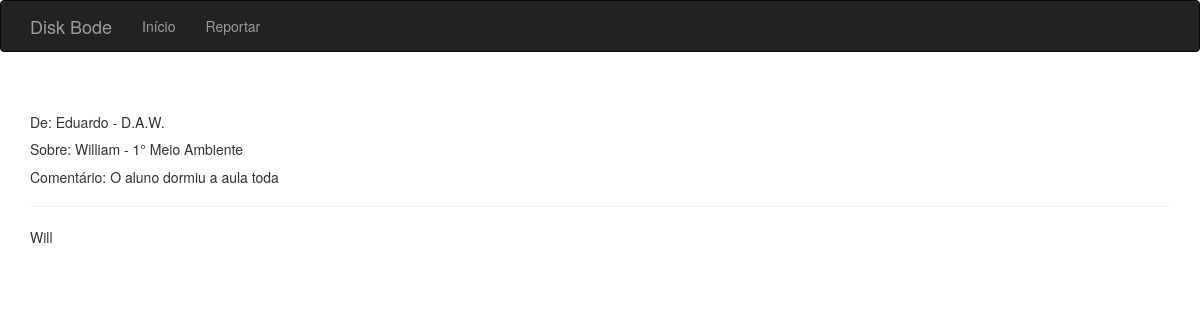
Page /listar on the earlier database version.
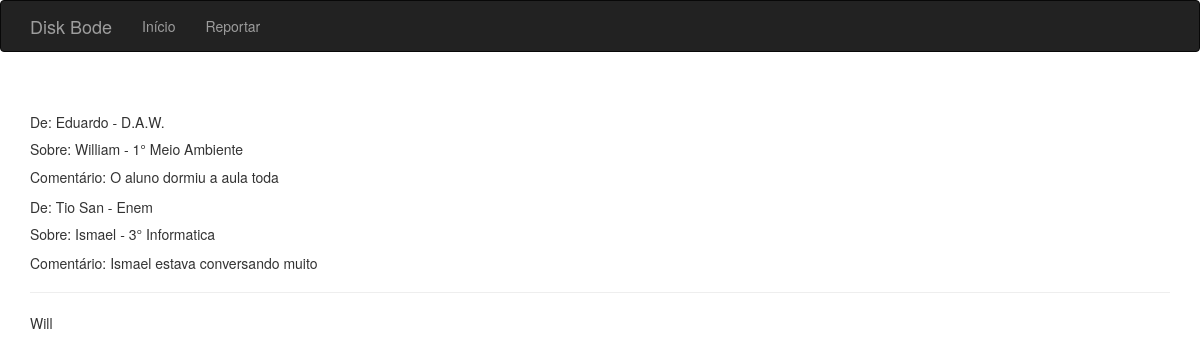
Same page on the later database version.
### app.py (models this page shows, shortened)
class Comentario(db.Model):
    __tablename__ = 'comentarios'
    id = db.Column(db.Integer, primary_key=True)
    classeT = db.Column(db.String(128), index=True)
    discente = db.Column(db.String(128), index=True)
    docente = db.Column(db.String(128), index=True)
    disciplina = db.Column(db.String(128), index=True)
    comentario = db.Column(db.String(128), index=True)

### app.py (the view)
@app.route("/listar", methods = ['GET', 'POST'])
def listar():
    return render_template('list.html', coments=Comentario.query.all())

### templates/list.html (shortened to what this page needs)
{% extends "base.html" %}
{% import "bootstrap/wtf.html" as wtf %}
{% block page_content %}
<div class="page-header">
    {% for coment in coments %}
    <div class="card">
        <div class="card-header">
            De: {{ coment.docente }} - {{ coment.disciplina }}
        </div>
        <div class="card-body">
            <h5 class="card-title">Sobre: {{ coment.discente }} - {{ coment.classeT }}</h5>
            <p class="card-text">Comentário: {{ coment.comentario }}</p>
        </div>
    </div>
    {% endfor %}
</div>
{% endblock %}

### templates/base.html (shortened to what this page needs)
{% extends "bootstrap/base.html" %}
{% block head %}
{{ super() }}
{% endblock %}
{% block navbar %}
<div class="navbar navbar-inverse" role="navigation">
    <div class="container">
        <div class="navbar-header">
            <a class="navbar-brand" href="/">Disk Bode</a>
        </div>
        <div class="navbar-collapse collapse">
            <ul class="nav navbar-nav">
                <li><a href="/">Início</a></li>
                <li><a href="/comentar">Reportar</a></li>
            </ul>
        </div>
    </div>
</div>
{% endblock %}
{% block content %}
<div class="container">
    {% block page_content %}{% endblock %}
    <footer>Will</footer>
</div>
{% endblock %}

Differences in the rows shown:
added Comentario: docente "Tio San", disciplina "Enem", discente "Ismael", classeT "3° Informatica", comentario "Ismael estava conversando muito"
